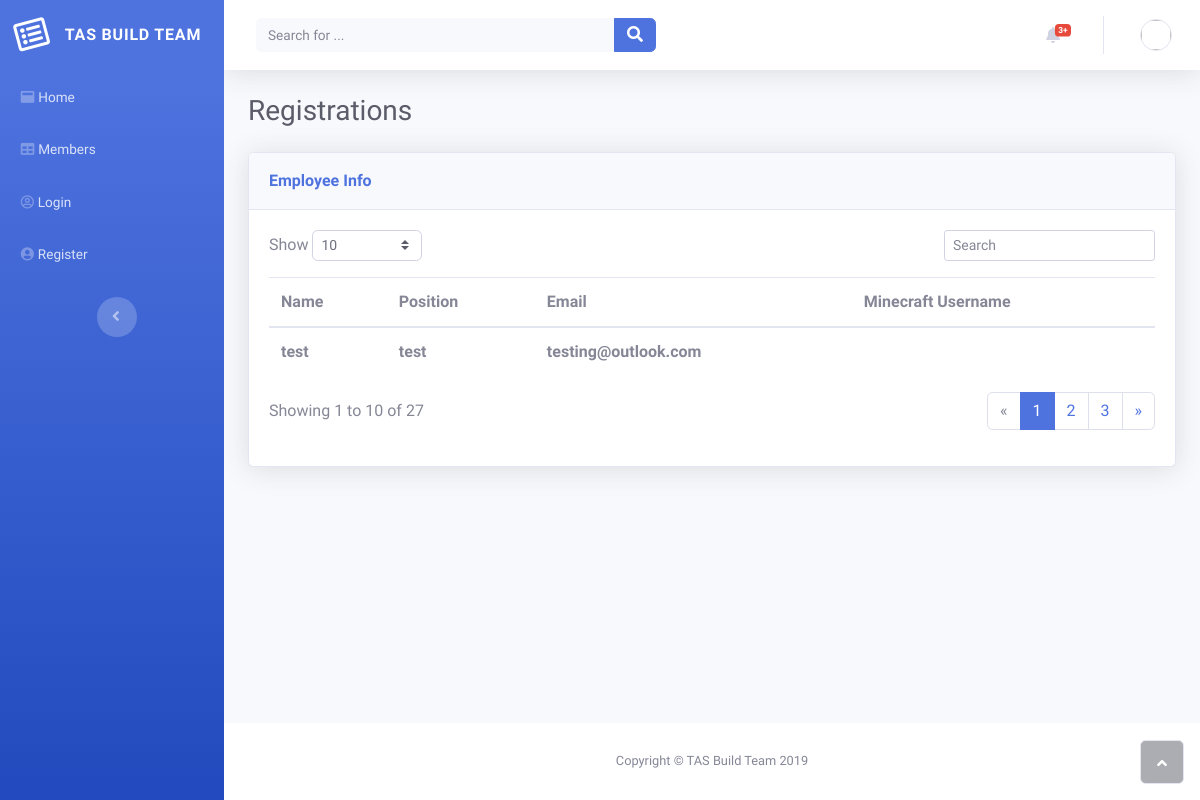
Before: /registrations with the older database file.
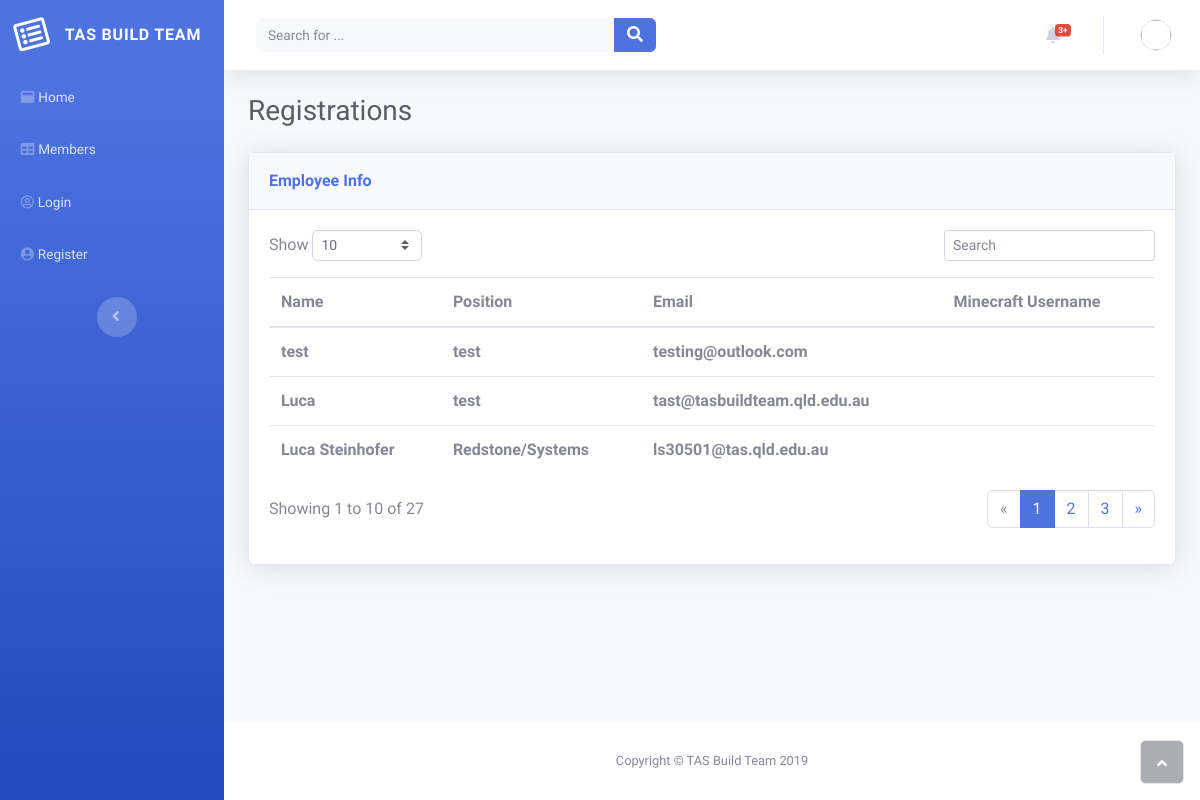
After: the same page with the newer database file.
### tables this page shows
CREATE TABLE "rego" (
	"name"	TEXT,
	"position"	TEXT,
	"email"	TEXT,
	"mc_username"	TEXT
);

### app.py (the view)
@app.route('/registrations')
def registrationslist():
    sql = "SELECT * FROM rego"
    conn = create_connection(DATABASE)
    cur = conn.cursor()
    cur.execute(sql,)
    members = cur.fetchall()
    return render_template(registrations, m=members)

### app.py (called while the page is built)
def create_connection(db_file):
    conn = None
    try:
        conn = sqlite3.connect(db_file)
    except Exception as e:
        print(e)
    return conn

### templates/registrations.html (shortened to what this page needs)
<!DOCTYPE html>
<html>
<head>
    <link rel="stylesheet" href="../static/assets/bootstrap/css/bootstrap.min.css">
    <link rel="stylesheet" href="../static/assets/fonts/fontawesome-all.min.css">
</head>
<body id="page-top">
    <div id="wrapper">
        <nav class="navbar navbar-dark align-items-start sidebar sidebar-dark accordion bg-gradient-primary p-0">
            <div class="container-fluid d-flex flex-column p-0">
                <a class="navbar-brand d-flex justify-content-center align-items-center sidebar-brand m-0" href="#">
                    <div class="sidebar-brand-icon rotate-n-15"><i class="far fa-list-alt"></i></div>
                    <div class="sidebar-brand-text mx-3"><span>TAS Build Team</span></div>
                </a>
                <ul class="nav navbar-nav text-light" id="accordionSidebar">
                    <li class="nav-item" role="presentation"><a class="nav-link" href="/"><i class="fas fa-window-maximize"></i><span>Home</span></a></li>
                    <li class="nav-item" role="presentation"><a class="nav-link" href="/members"><i class="fas fa-table"></i><span>Members</span></a></li>
                    <li class="nav-item" role="presentation"><a class="nav-link" href="/login"><i class="far fa-user-circle"></i><span>Login</span></a></li>
                    <li class="nav-item" role="presentation"><a class="nav-link" href="/register"><i class="fas fa-user-circle"></i><span>Register</span></a></li>
                </ul>
                <div class="text-center d-none d-md-inline"><button class="btn rounded-circle border-0" id="sidebarToggle" type="button"></button></div>
            </div>
        </nav>
        <div class="d-flex flex-column" id="content-wrapper">
            <div id="content">
                <nav class="navbar navbar-light navbar-expand bg-white shadow mb-4 topbar static-top">
                    <div class="container-fluid"><button class="btn btn-link d-md-none rounded-circle mr-3" id="sidebarToggleTop" type="button"></button>
                        <form class="form-inline d-none d-sm-inline-block mr-auto ml-md-3 my-2 my-md-0 mw-100 navbar-search">
                            <div class="input-group"><input class="bg-light form-control border-0 small" type="text" placeholder="Search for ...">
                                <div class="input-group-append"><button class="btn btn-primary py-0" type="button"><i class="fas fa-search"></i></button></div>
                            </div>
                        </form>
                        <ul class="nav navbar-nav flex-nowrap ml-auto">
                            <li class="nav-item dropdown no-arrow mx-1" role="presentation">
                                <div class="nav-item dropdown no-arrow"><a class="dropdown-toggle nav-link" data-toggle="dropdown" aria-expanded="false" href="#"><span class="badge badge-danger badge-counter">3+</span><i class="fas fa-bell fa-fw"></i></a>
                                </div>
                            </li>
                            <li class="nav-item dropdown no-arrow" role="presentation">
                                <div class="nav-item dropdown no-arrow"><a class="dropdown-toggle nav-link" data-toggle="dropdown" aria-expanded="false" href="#"><img class="border rounded-circle img-profile"></a>
                                </div>
                            </li>
                        </ul>
                    </div>
                </nav>
                <div class="container-fluid">
                    <h3 class="text-dark mb-4">Registrations</h3>
                    <div class="card shadow">
                        <div class="card-header py-3">
                            <p class="text-primary m-0 font-weight-bold">Employee Info</p>
                        </div>
                        <div class="card-body">
                            <div class="row">
                                <div class="col-md-6 text-nowrap">
                                    <div id="dataTable_length" class="dataTables_length" aria-controls="dataTable"><label>Show&nbsp;<select class="form-control form-control-sm custom-select custom-select-sm"><option value="10" selected="">10</option><option value="25">25</option><option value="50">50</option><option value="100">100</option></select>&nbsp;</label></div>
                                </div>
                                <div class="col-md-6">
                                    <div class="text-md-right dataTables_filter" id="dataTable_filter"><label><input type="search" class="form-control form-control-sm" aria-controls="dataTable" placeholder="Search"></label></div>
                                </div>
                            </div>
                            <div class="table-responsive table mt-2" id="dataTable" role="grid" aria-describedby="dataTable_info">
                                <table class="table dataTable my-0" id="dataTable">
                                    <thead>
                                        <tr>
                                            <th>Name</th>
                                            <th>Position</th>
                                            <th>Email</th>
                                            <th>Minecraft Username</th>
                                        </tr>
                                    </thead>
                                    <tbody>
                                    {% for member in m %}
                                    <tr>
                                        <th>{{member[0]}}</th>
                                        <th>{{member[1]}}</th>
                                        <th>{{member[2]}}</th>
                                        <th>{{member[4]}}</th>
                                    </tr>
                                    {% endfor %}
                                </table>
                            </div>
                            <div class="row">
                                <div class="col-md-6 align-self-center">
                                    <p id="dataTable_info" class="dataTables_info" role="status" aria-live="polite">Showing 1 to 10 of 27</p>
                                </div>
                                <div class="col-md-6">
                                    <nav class="d-lg-flex justify-content-lg-end dataTables_paginate paging_simple_numbers">
                                        <ul class="pagination">
                                            <li class="page-item disabled"><a class="page-link" href="#" aria-label="Previous"><span aria-hidden="true">«</span></a></li>
                                            <li class="page-item active"><a class="page-link" href="#">1</a></li>
                                            <li class="page-item"><a class="page-link" href="#">2</a></li>
                                            <li class="page-item"><a class="page-link" href="#">3</a></li>
                                            <li class="page-item"><a class="page-link" href="#" aria-label="Next"><span aria-hidden="true">»</span></a></li>
                                        </ul>
                                    </nav>
                                </div>
                            </div>
                        </div>
                    </div>
                </div>
            </div>
            <footer class="bg-white sticky-footer">
                <div class="container my-auto">
                    <div class="text-center my-auto copyright"><span>Copyright © TAS Build Team 2019</span></div>
                </div>
            </footer>
        </div><a class="border rounded d-inline scroll-to-top" href="#page-top"><i class="fas fa-angle-up"></i></a></div>
</body>
</html>

Changed rows visible on the page:
added rego: name "Luca", position "test", email "tast@tasbuildteam.qld.edu.au"
added rego: name "Luca Steinhofer", position "Redstone/Systems", email "ls30501@tas.qld.edu.au"
